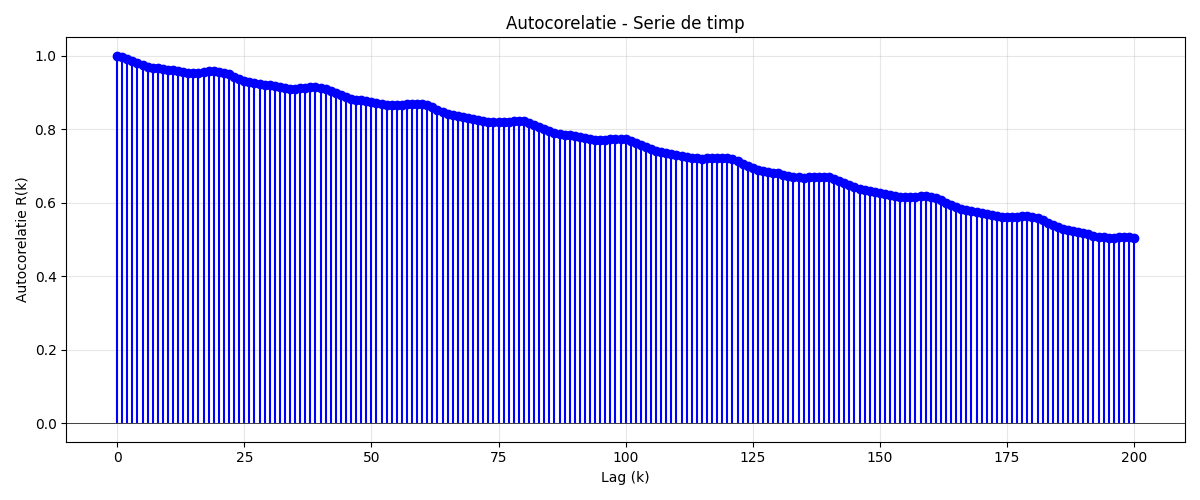

The Python source for this figure:
import numpy as np
import matplotlib.pyplot as plt

N = 1000
t = np.arange(N)

a, b, c = 0.0001, 0.02, 10
trend = a * t**2 + b * t + c

f1, f2 = 0.05, 0.1
A1, A2 = 5, 3
phi = np.pi / 4
season = A1 * np.sin(2 * np.pi * f1 * t) + A2 * np.sin(2 * np.pi * f2 * t + phi)

sigma = 1.0
np.random.seed(42)
noise = np.random.normal(0, sigma, N)

y = trend + season + noise

def autocorr(y, lag_max=200):
    y_mean = np.mean(y)
    y_var = np.var(y)
    n = len(y)
    corr = [1.0]
    for lag in range(1, lag_max + 1):
        numerator = np.sum((y[:-lag] - y_mean) * (y[lag:] - y_mean))
        denominator = (n - lag) * y_var
        corr.append(numerator / denominator)
    return np.array(corr)

lag_max = 200
acf = autocorr(y, lag_max)
lags = np.arange(lag_max + 1)

plt.figure(figsize=(12, 5))
plt.stem(lags, acf, linefmt='blue', markerfmt='bo', basefmt=" ")
plt.axhline(y=0, color='black', linewidth=0.5)
plt.title('Autocorelatie - Serie de timp')
plt.xlabel('Lag (k)')
plt.ylabel('Autocorelatie R(k)')
plt.grid(alpha=0.3)
plt.tight_layout()
plt.savefig('lab8pb1b.png')
plt.close()

print("First 10 ACF values:", acf[:10])